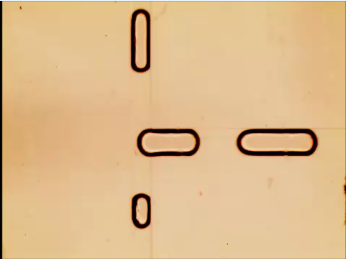
#> input picture WikiImages/fission.PNG, 346 x 260 px, given as the content of the folder frames, which was not available
$ python fission_mine.py 1.0 1.0   (older library calls are emulated)
#> lines starting #> are read from the running program, lines starting #| are printed output that depends on the picture; after the words box and inside, x2 and y2 are one past the last pixel; in counts of white or black regions, pixels touching at a corner belong together; pictures that were not available may be replaced by others from this repository, and a replacement may not be noted
#Author: Christopher Rodriguez
#Usage: Called by front end script with split frames in frames and arguments as follows
#Arguments: fps, channel size in mm, then for each bounding box, give the startx, starty, width, height as comma separated values

import warnings
warnings.filterwarnings("ignore") #Supresses warnings: useful for debugging, bad for deploying

import numpy
import math
import PIL
from PIL import ImageTk, Image
import os
import os.path
import shutil
import sys
import cv2
import sys

#Weights to use for Canny edge detection
#Not used in this version, but kept in just in case it becomes useful again
canny_weights = (80,0) #190 60  #260,190

#Describes which way the drop flows through our chamber
#(l)eft, (r)ight, (u)p, (d)own. The count of this list is how many bounding boxes we have.
#If it flows from left to right, its orientation is (r)ight
box_orientations = ["l","u","d"]


#Variables passed into the script from the web app
start_x = []
start_y = []
width = []
height = []
fps = 0
channel_size_mm = 0
conversion_factor = 1


#Parse the inputs
fps = float(sys.argv[1])
channel_size_mm = float(sys.argv[2])

for i in range(3,len(sys.argv)):
	points = sys.argv[i].split(",")
	start_x.append(int(points[0]))
	start_y.append(int(points[1]))
	width.append(int(points[2]))
	height.append(int(points[3]))


#We load our buffer from the frames folder of png files
buf = []
for f in sorted(os.listdir("frames")):
	buf.append(cv2.imread("frames/"+f))


#Returns area, minor axis, and major axis (in that order)
# [36 lines left out: function getDimensions, not called in this run]


#Is there pixels around the edge of the image?
#If there are, the drop is probably moving across the image
detect_width = 5 #Padding around the image to check for (so check 5 in from either side)
# [15 lines left out: function edgeNoise, not called in this run]


#Limit to threshold at
#TODO: Take into account image qualities when making this threshold
fin_limit = 120


#This commented out line shows how you can do edge detection instead of inverse thresholding
#edges = [cv2.Canny(cv2.blur(x,(4,4)),canny_weights[0],canny_weights[1]) for x in buf]
edges = []
for x in buf:
	#Grayscale the image
	x_gray = cv2.cvtColor(x, cv2.COLOR_BGR2GRAY)
	#Apply inverse binary thresolding (pixels below fin_limit go to 255, pixels above fin_limit go to 0)
	#This works off the assumption that the drops are darker than the background
	ret,thresh = cv2.threshold(x_gray,fin_limit,255,cv2.THRESH_BINARY_INV)
	#Find contours
	im2, contours, hierarchy = cv2.findContours(thresh, cv2.RETR_EXTERNAL, cv2.CHAIN_APPROX_SIMPLE)
	empty = numpy.zeros_like(im2)
	#Filter out the small ones
	contours_lg = [x for x in contours if cv2.contourArea(x) > 500]
	#Draw the contours on a black background
	cv2.drawContours(empty,contours_lg,-1,(255,255,255),cv2.FILLED)

	#These contours are what we will do our image mining on
	edges.append(empty)
#> this loop made 1 pass
#> ret on pass 1: 120
#> pass 1, `x_gray = cv2.cvtColor(x, cv2.COLOR_BGR2GRAY)`:
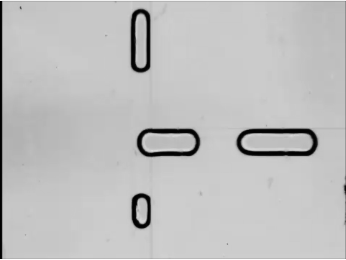
#> x_gray: shape (260, 346); min 0, max 255, mean 191.4
#> pass 1, `ret,thresh = cv2.threshold(x_gray,fin_limit,255,cv2.THRESH_BINARY_INV)`:
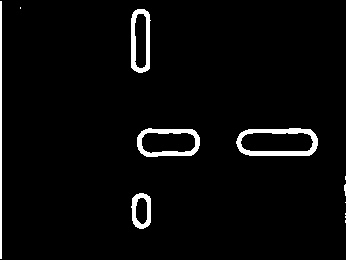
#> thresh: shape (260, 346); 3.5% white; 12 white regions (7 under 20 px), largest, box (x1, y1, x2, y2) and area: (236, 128, 318, 156) 883, (137, 128, 200, 157) 688, (131, 9, 151, 73) 617, (0, 1, 2, 259) 516, (131, 193, 151, 229) 369
#> after the loop:
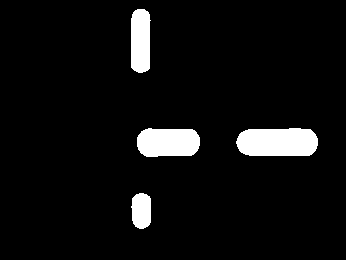
#> empty: shape (260, 346); 6% white; 4 white regions, box (x1, y1, x2, y2) and area: (236, 128, 318, 156) 2061, (137, 128, 200, 157) 1601, (131, 9, 151, 73) 1151, (131, 193, 151, 229) 611
#> after the loop, edges = 1 item


# [14 lines of commented-out code are left out]


focus_spots = []
#Focus spots are the just the part of the whole image that we want to focus on
#TODO: do the focus spots before the thresholding/edge detection to make stuff faster
for i in range(0,len(box_orientations)):
#> (the run stopped early here; a loop or call above may not have finished)
